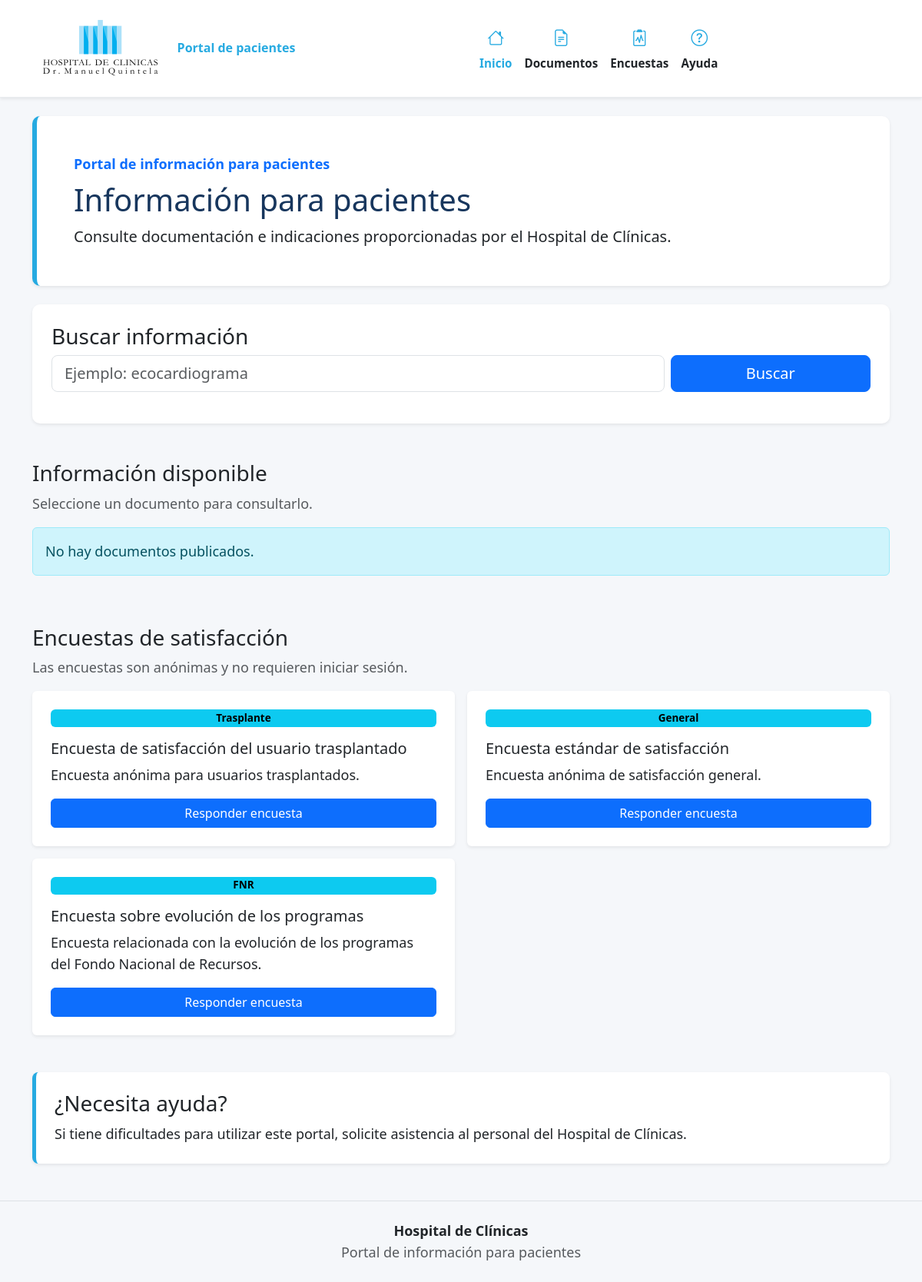
Screenshot of /paciente/home.php with the database file from the repository.
### tables this page shows
CREATE TABLE IF NOT EXISTS encuestas (
    id INT AUTO_INCREMENT PRIMARY KEY,
    titulo VARCHAR(180) NOT NULL,
    descripcion TEXT NULL,
    segmento VARCHAR(100) NOT NULL,
    activa TINYINT(1) NOT NULL DEFAULT 1,
    fecha_creacion TIMESTAMP DEFAULT CURRENT_TIMESTAMP
);

### config/config.php (called while the page is built, shortened)
<?php
$DOCUMENT_ROOT = isset($_SERVER['DOCUMENT_ROOT']) ? realpath($_SERVER['DOCUMENT_ROOT']) : false;
$PROJECT_ROOT = realpath(__DIR__ . '/..');
if ($DOCUMENT_ROOT && $PROJECT_ROOT) {
    $base = str_replace('\\', '/', str_replace($DOCUMENT_ROOT, '', $PROJECT_ROOT));
    $base_url = $base === '' ? '' : $base;
} else {
    $base_url = '';
}
function url($path = '')
{
    global $base_url;
    return rtrim($base_url, '/') . '/' . ltrim($path, '/');
}

### app/Documento.php (called while the page is built, shortened)
<?php
class Documento
{
    public static function obtenerActivos($pdo)
    {
        $stmt = $pdo->query(
            'SELECT d.id,d.titulo,d.descripcion,c.nombre categoria
             FROM documentos d
             JOIN categorias c ON c.id=d.categoria_id
             WHERE d.activo=1 AND c.activo=1
             ORDER BY c.nombre,d.titulo'
        );
        return $stmt->fetchAll();
    }
}

### app/Encuesta.php (called while the page is built)
<?php
class Encuesta
{
    public static function activas($pdo)
    {
        $stmt = $pdo->query(
            'SELECT id,titulo,descripcion,segmento
             FROM encuestas
             WHERE activa=1
             ORDER BY titulo'
        );
        return $stmt->fetchAll();
    }
}

### config/functions.php (called while the page is built, shortened)
<?php
function e($valor)
{
    return htmlspecialchars((string)$valor, ENT_QUOTES, 'UTF-8');
}

### paciente/home.php (the view, shortened to what this page needs)
<?php
require_once __DIR__ . '/../config/config.php';
require_once __DIR__ . '/../config/functions.php';
require_once __DIR__ . '/../config/database.php';
require_once __DIR__ . '/../app/Documento.php';
require_once __DIR__ . '/../app/Encuesta.php';
$docs = Documento::obtenerActivos($pdo);
$encs = Encuesta::activas($pdo);
?>
<!DOCTYPE html>
<html lang="es">
<head>
    <link href="https://cdn.jsdelivr.net/npm/bootstrap@5.3.3/dist/css/bootstrap.min.css" rel="stylesheet">
    <link href="https://cdn.jsdelivr.net/npm/bootstrap-icons@1.11.3/font/bootstrap-icons.css" rel="stylesheet">
    <link href="<?= url('public/assets/css/paciente.css') ?>" rel="stylesheet">
</head>
<body>
        <nav class="navbar navbar-expand-lg navbar-light paciente-navbar shadow-sm">
            <div class="container">
                <a class="navbar-brand fw-bold" href="<?= url('paciente/home.php') ?>">
                    <img src="<?= url('public/assets/img/logo_hospitaldeclinicas.png') ?>" alt="Hospital de Clínicas" class="brand-logo">
                    <span class="brand-label">Portal de pacientes</span>
                </a>
                <div class="collapse navbar-collapse" id="menu">
                    <ul class="navbar-nav mx-auto">
                        <li class="nav-item"><a class="nav-link active" href="#inicio"><i class="bi bi-house"></i>Inicio</a></li>
                        <li class="nav-item"><a class="nav-link" href="#documentos"><i class="bi bi-file-earmark-text"></i>Documentos</a></li>
                        <li class="nav-item"><a class="nav-link" href="#encuestas"><i class="bi bi-clipboard2-pulse"></i>Encuestas</a></li>
                        <li class="nav-item"><a class="nav-link" href="#ayuda"><i class="bi bi-question-circle"></i>Ayuda</a></li>
                    </ul>
                </div>
            </div>
        </nav>
    <main id="inicio" class="container my-4">
        <section class="hero shadow-sm mb-4">
            <div class="p-4 p-md-5"><span class="text-primary fw-bold">Portal de información para pacientes</span>
                <h1 class="display-6 mt-2">Información para pacientes</h1>
                <p class="lead mb-0">Consulte documentación e indicaciones proporcionadas por el Hospital de Clínicas.</p>
            </div>
        </section>
        <section class="search-box shadow-sm mb-5">
            <h2 class="h3">Buscar información</h2>
            <form id="formBusqueda">
                <div class="row g-2">
                    <div class="col-md-9"><input id="busqueda" class="form-control form-control-lg" placeholder="Ejemplo: ecocardiograma"></div>
                    <div class="col-md-3"><button class="btn btn-primary btn-lg w-100">Buscar</button></div>
                </div>
            </form>
        </section>
        <section id="documentos" class="mb-5">
            <h2 class="h3">Información disponible</h2>
            <p class="text-muted">Seleccione un documento para consultarlo.</p>
            <div class="row g-3"><?php foreach ($docs as $d): ?><div class="col-12">
                    </div><?php endforeach; ?><?php if (!$docs): ?><div class="col-12">
                        <div class="alert alert-info">No hay documentos publicados.</div>
                    </div><?php endif; ?></div>
        </section>
        <section id="encuestas" class="mb-5">
            <h2 class="h3">Encuestas de satisfacción</h2>
            <p class="text-muted">Las encuestas son anónimas y no requieren iniciar sesión.</p>
            <div class="row g-3"><?php foreach ($encs as $e): ?><div class="col-md-6">
                        <div class="card border-0 shadow-sm h-100">
                            <div class="card-body p-4 d-flex flex-column"><span class="badge text-bg-info"><?= e($e['segmento']) ?></span>
                                <h3 class="h5 mt-3"><?= e($e['titulo']) ?></h3>
                                <p><?= e($e['descripcion']) ?></p><a class="btn btn-primary w-100 mt-auto" href="<?= url('paciente/encuesta.php?id=' . $e['id']) ?>">Responder encuesta</a>
                            </div>
                        </div>
                    </div><?php endforeach; ?></div>
        </section>
        <section id="ayuda" class="help-box shadow-sm p-4 mb-5">
            <h2 class="h3">¿Necesita ayuda?</h2>
            <p class="mb-0">Si tiene dificultades para utilizar este portal, solicite asistencia al personal del Hospital de Clínicas.</p>
        </section>
    </main>
    <footer class="border-top py-4">
        <div class="container text-center"><strong>Hospital de Clínicas</strong>
            <p class="text-muted mb-0">Portal de información para pacientes</p>
        </div>
    </footer>
</body>
</html>

### public/assets/css/paciente.css (style rules this page uses)
body { font-size: 18px; line-height: 1.6; background: #f5f7fa; color: #212529; }
h1, h2, h3 { color: #17365d; font-weight: 700; }
.paciente-navbar { background: #fff; border-bottom: 1px solid #e9ecef; position: sticky; top: 0; z-index: 1030; }
.paciente-navbar .navbar-brand { color: #17365d; display: flex; align-items: center; }
.paciente-navbar .brand-logo { height: 100px; margin-right: .1rem; }
.paciente-navbar .brand-label { color: #26aae1; font-weight: 700; font-size: 1rem; margin-left: .5rem; }
.paciente-navbar .nav-link { color: #212529; font-weight: 600; display: flex; flex-direction: column; align-items: center; font-size: .95rem; padding: .5rem 1.15rem; transition: color .15s ease; }
.paciente-navbar .nav-link i { font-size: 1.35rem; color: #26aae1; margin-bottom: 3px; }
.paciente-navbar .nav-link.active { color: #26aae1; }
.hero { background: #fff; border-left: 6px solid #26aae1; border-radius: 10px; }
.search-box { background: #fff; border-radius: 10px; padding: 25px; }
.help-box { background: #fff; border-left: 5px solid #26aae1; border-radius: 8px; }

### rows the page displays
encuestas: segmento "Trasplante", titulo "Encuesta de satisfacción del usuario trasplantado", descripcion "Encuesta anónima para usuarios trasplantados."
encuestas: segmento "General", titulo "Encuesta estándar de satisfacción", descripcion "Encuesta anónima de satisfacción general."
encuestas: segmento "FNR", titulo "Encuesta sobre evolución de los programas", descripcion "Encuesta relacionada con la evolución de los programas del Fondo Nacional de Recursos."
